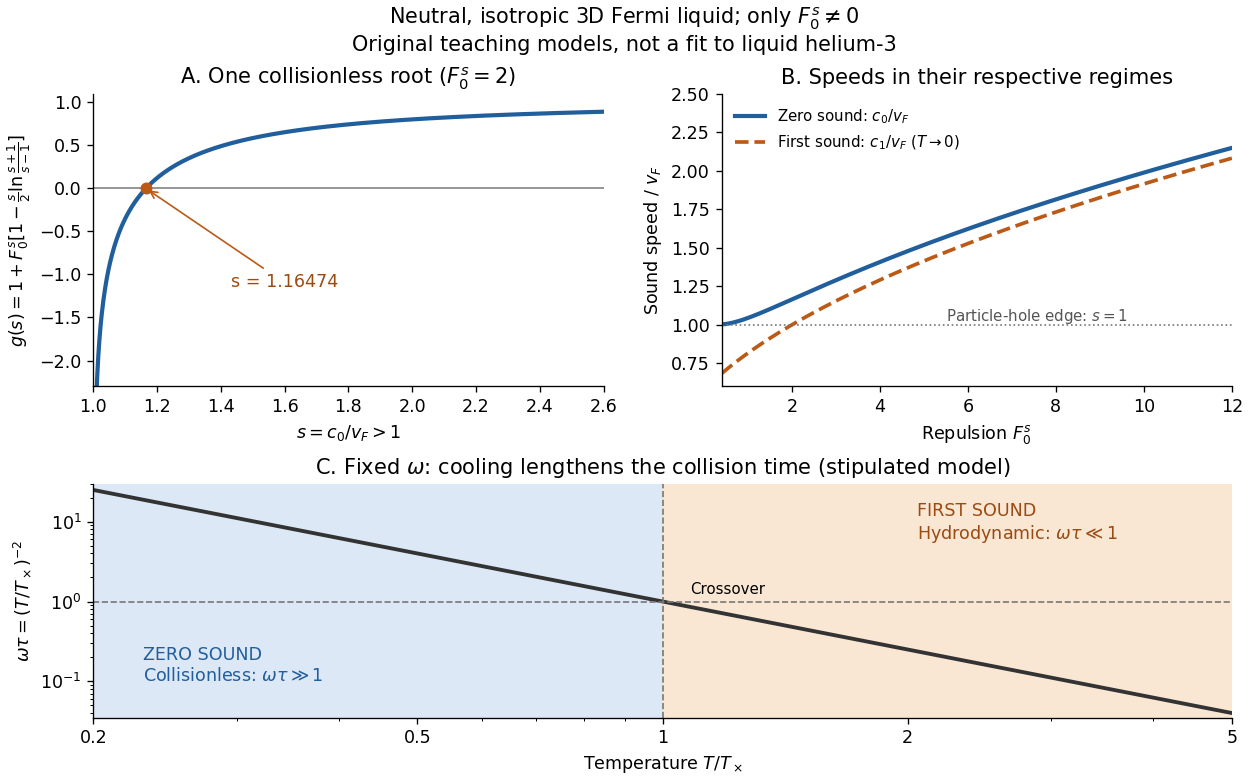

Reproduce this figure in Python.
"""Original 3D neutral isotropic F0-only zero-sound model and regime illustration.

Python 3.14, NumPy 2.3.5, Matplotlib 3.10.7; no SciPy. Run from _media.
F0 is the spin-symmetric, spin-summed-DOS Landau parameter. All higher
parameters vanish, so Galilean invariance implies m_star = m. The finite-T
panel stipulates omega*tau=(T/T_cross)**(-2); it is not attenuation data.
"""
from pathlib import Path

import matplotlib.pyplot as plt
import numpy as np


def dispersion(s, f0):
    """Zero-sound equation, evaluated stably near s=1 from above."""
    return 1 + f0 * (1 - 0.5 * s * np.log1p(2 / (s - 1)))


def zero_sound_root(f0):
    """Bisection on the unique s>1 branch, for the plotted f0>=0.4."""
    if f0 <= 0:
        raise ValueError("The undamped F0-only branch requires F0>0")
    low = np.nextafter(1.0, 2.0)
    high = max(2.0, np.sqrt(f0) + 1)
    if dispersion(low, f0) >= 0:
        raise ValueError("Root lies below double-precision resolution near s=1")
    while dispersion(high, f0) <= 0:
        high *= 2
    for _ in range(100):
        mid = (low + high) / 2
        if mid in (low, high):
            break
        if dispersion(mid, f0) < 0:
            low = mid
        else:
            high = mid
    return (low + high) / 2


def main():
    plt.rcParams.update({"font.size": 10.5, "axes.spines.top": False,
                         "axes.spines.right": False, "figure.facecolor": "white"})
    fig = plt.figure(figsize=(10.4, 6.5), layout="constrained")
    grid = fig.add_gridspec(2, 2, height_ratios=[1, 0.8])
    root_ax, speed_ax = fig.add_subplot(grid[0, 0]), fig.add_subplot(grid[0, 1])
    regime = fig.add_subplot(grid[1, :])
    s = np.linspace(1.001, 2.6, 900)
    root = zero_sound_root(2)
    root_ax.plot(s, dispersion(s, 2), color="#215e9c", lw=2.5)
    root_ax.axhline(0, color="#777777", lw=0.9)
    root_ax.scatter([root], [0], color="#bb5a17", s=38, zorder=4)
    root_ax.annotate(f"s = {root:.5f}", xy=(root, 0), xytext=(1.43, -1.15),
                     arrowprops={"arrowstyle": "->", "color": "#bb5a17"}, color="#9b4a12")
    root_ax.set(xlim=(1, 2.6), ylim=(-2.3, 1.1), xlabel=r"$s=c_0/v_F>1$",
                ylabel=r"$g(s)=1+F_0^s[1-\frac{s}{2}\ln\frac{s+1}{s-1}]$",
                title=r"A. One collisionless root ($F_0^s=2$)")
    f0 = np.linspace(0.4, 12, 300)
    roots = np.array([zero_sound_root(f) for f in f0])
    speed_ax.plot(f0, roots, color="#215e9c", lw=2.5, label=r"Zero sound: $c_0/v_F$")
    speed_ax.plot(f0, np.sqrt((1 + f0) / 3), color="#bb5a17", lw=2.2, ls="--",
                  label=r"First sound: $c_1/v_F$ ($T\to0$)")
    speed_ax.axhline(1, color="#777777", lw=1, ls=":")
    speed_ax.text(5.5, 1.025, r"Particle-hole edge: $s=1$", fontsize=9, color="#555555")
    speed_ax.set(xlim=(0.4, 12), ylim=(0.6, 2.5), xlabel=r"Repulsion $F_0^s$",
                 ylabel=r"Sound speed / $v_F$", title="B. Speeds in their respective regimes")
    speed_ax.legend(loc="upper left", fontsize=9, frameon=False)
    temp = np.geomspace(0.2, 5, 400)
    regime.axvspan(0.2, 1, color="#dce8f6")
    regime.axvspan(1, 5, color="#f9e7d4")
    regime.loglog(temp, temp**-2, color="#333333", lw=2.3)
    regime.axhline(1, color="#777777", lw=1, ls="--")
    regime.axvline(1, color="#777777", lw=1, ls="--")
    regime.text(0.23, 0.1, "ZERO SOUND\nCollisionless: " + r"$\omega\tau\gg1$", color="#215e9c")
    regime.text(2.05, 6, "FIRST SOUND\nHydrodynamic: " + r"$\omega\tau\ll1$", color="#9b4a12")
    regime.text(1.08, 1.25, "Crossover", fontsize=9)
    regime.set(xlim=(0.2, 5), ylim=(0.035, 30), xlabel=r"Temperature $T/T_\times$",
               ylabel=r"$\omega\tau=(T/T_\times)^{-2}$",
               title=r"C. Fixed $\omega$: cooling lengthens the collision time (stipulated model)")
    regime.set_xticks([0.2, 0.5, 1, 2, 5], labels=["0.2", "0.5", "1", "2", "5"])
    fig.suptitle("Neutral, isotropic 3D Fermi liquid; only " + r"$F_0^s\ne0$" + "\n"
                 "Original teaching models, not a fit to liquid helium-3", fontsize=12.5)
    fig.savefig(Path(__file__).stem + ".png", dpi=120, facecolor="white", transparent=False)
    plt.close(fig)


if __name__ == "__main__":
    main()
